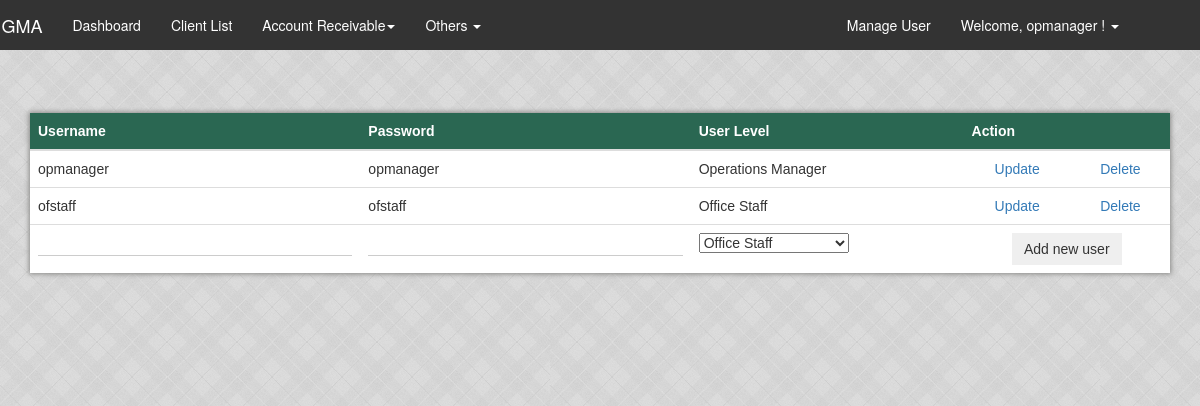
The app's page /html/Usermanagement.php (signed in) with its own data.
### tables this page shows
CREATE TABLE `employee` (
  `employee_id` int(11) NOT NULL AUTO_INCREMENT,
  `username` varchar(45) NOT NULL,
  `password` varchar(45) NOT NULL,
  `em_position` enum('Operations Manager','Office Staff') NOT NULL,
  PRIMARY KEY (`employee_id`)
);

### html/Usermanagement.php (the view, shortened to what this page needs)
<?php
  include 'navigation.php';
  include 'Include/connection.php';
?>
<!DOCTYPE html>
<html lang="en">
<head>
  <link rel="stylesheet" href="css/w3.css">
  <link rel="stylesheet" type="text/css" href="css/table.css">
  <link rel="stylesheet" type="text/css" href="css/custom.css">
  <link rel="stylesheet" type="text/css" href="css/modal.css">
  <link rel="stylesheet" type="text/css" href="css/style.css">
  <link rel="stylesheet" type="text/css" href="css/notification.css">
  <link rel="stylesheet" type="text/css" href="css/bootstrap.min2.css">
  <link rel="stylesheet" type="text/css" href="css/navigation.css">
  <link rel="stylesheet" type="text/css" href="css/navigation2.css">
  <link rel="stylesheet" type="text/css" href="css/dashboard.css">
  <link rel="stylesheet" type="text/css" href="css/footer.css">
</head>
<body>
<div class="no-padding">
    <nav id="myNavbar" class="navbar nav-color" role="navigation">
      <div class="container">
          <div class="navbar-header">
              <a class="navbar-brand" href="dashboard.php">SIGMA</a>
          </div>
          <div class="collapse navbar-collapse" id="bs-example-navbar-collapse-1">
            <?php
              echo navigate_it();
            ?>
              <ul class="nav navbar-nav navbar-right">
                <?php
                echo navigate_right();
                ?>
              </ul>
          </div>
      </div>
  </nav>
  <div class="container  pad-85">
    <h2 class="text-center p-u">USER MANAGEMENT</h2>
    <table class="table">
      <thead>
        <tr>
          <th class="my-bg text-white" >Username</th>
          <th class="my-bg text-white" >Password</th>
          <th class="my-bg text-white" >User Level</th>
          <th class="my-bg text-white" colspan="2">Action</th>
        </tr>
      </thead>
      <tbody>
        <?php
            $table  = mysqli_query($conn ,'SELECT * FROM employee WHERE employee_id');
            while($row  = mysqli_fetch_array($table)){ ?>
                <tr id="<?php echo $row['employee_id']; ?>">
                  <td data-target="username"><?php echo $row['username']; ?></td>
                  <td data-target="password"><?php echo $row['password']; ?></td>
                  <td data-target="position"><?php echo $row['em_position']; ?></td>
                  <td class="centered"><a href="#" data-role="update" data-id="<?php echo $row['employee_id'] ;?>">Update</a></td>
                  <td class="centered"><a href="./User/DeleteUser.php?employee_id=<?php echo $row['employee_id'] ;?>" >
                    Delete
                  </a></td>
                </tr>
           <?php }
         ?>
         <tr>
          <form action="User/adduser.php" method="POST">
            <td>
              <input class="u-text2" type="text" name="username">
            </td>
            <td>
              <input class="u-text2" type="password" name="password">
            </td>
            <td>
              <select name="position">
                <option>Office Staff</option>
              </select>
            </td>
            <td class="centered" colspan="2"><input class="btn" type="submit" name="submit" value="Add new user"></td>
          </form>
         </tr>
      </tbody>
    </table>
  </div>
</div>
</body>
</html>

### html/css/w3.css (style rules this page uses)
html { box-sizing:border-box }
*,*:before,*:after { box-sizing:inherit }
html { -ms-text-size-adjust:100%;-webkit-text-size-adjust:100% }
body { margin:0 }
article,aside,details,figcaption,figure,footer,header,main,menu,nav,section,summary { display:block }
a { background-color:transparent;-webkit-text-decoration-skip:objects }
button,input,select,textarea { font:inherit;margin:0 }
button,input { overflow:visible }
button,select { text-transform:none }
button,html [type=button],[type=reset],[type=submit] { -webkit-appearance:button }
html,body { font-family:Verdana,sans-serif;font-size:15px;line-height:1.5 }
html { overflow-x:hidden }
h2 { font-size:30px }
h1,h2,h3,h4,h5,h6 { font-family:"Segoe UI",Arial,sans-serif;font-weight:400;margin:10px 0 }
a { color:inherit }

### html/css/table.css (style rules this page uses)
table { font-family: arial, sans-serif; border-collapse: collapse; width: 100%; }
.table { background-color: white!important; box-shadow: 0px 0px 5px 1px #888886!important; }
td, th { text-align: left; padding: 8px; }

### html/css/custom.css (style rules this page uses)
body { background-image: url("../img/cement2.jpg") !important; }
.u-text2 { border:none; border-bottom: 1px solid #CCC; background-color: #ddd0; outline: none; width: 100%; }
.text-white { color: white!important; }
.centered { text-align: center; }
.no-padding { padding: 0; margin: 0; }
.my-bg { background-color:#2a6752; }
a { text-decoration: none; }
.p-u { padding-bottom: 5rem; }
.pad-85 { padding-bottom: 85px; }

### html/css/navigation.css (style rules this page uses)
.navbar-brand { color: #ffffff; }
.nav-color { background-color: #333; }
.navbar { border-radius: none !important; }

### html/css/navigation2.css (style rules this page uses)
.navbar-header { margin-left:-4%!important; }
.navbar-right { margin-right:21px; }
.btn { border-radius: 0px; overflow: hidden; border:none; }
.text-white { color:#fff; }
.centered { text-align: center; }
.navbar { border:none; border-radius: 0px; position: fixed; width: 100%; z-index: 3; }

### records on screen
employee: username "opmanager", password "opmanager", em_position "Operations Manager"
employee: username "ofstaff", password "ofstaff", em_position "Office Staff"

### other values on screen
$username "opmanager"
